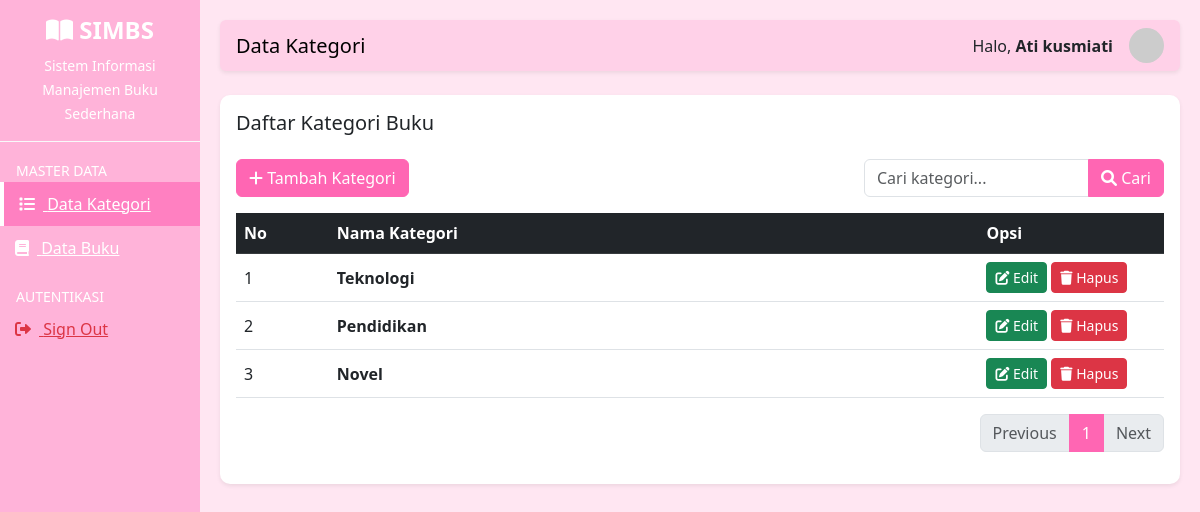
The app's page /kategori.php (signed in) with its own data.
### tables this page shows
CREATE TABLE `kategori` (
  `id_kategori` int(11) NOT NULL,
  `nama_kategori` varchar(100) NOT NULL,
  `tanggal_input` datetime DEFAULT current_timestamp()
);

### kategori.php (the view, shortened to what this page needs)
<?php
include 'koneksi.php';
$batas = 5;
$halaman = isset($_GET['halaman']) ? (int)$_GET['halaman'] : 1;
$halaman_awal = ($halaman > 1) ? ($halaman * $batas) - $batas : 0;
$previous = $halaman - 1;
$next = $halaman + 1;
$keyword = "";
if (isset($_GET['cari'])) {
    $keyword = $_GET['cari'];
    $where = "WHERE nama_kategori LIKE '%$keyword%'";
} else {
    $where = "";
}
$sql_total = mysqli_query($koneksi, "SELECT * FROM kategori $where");
$jumlah_data = mysqli_num_rows($sql_total);
$total_halaman = ceil($jumlah_data / $batas);
$sql = "SELECT * FROM kategori $where ORDER BY id_kategori DESC LIMIT $halaman_awal, $batas";
$query_kategori = mysqli_query($koneksi, $sql);
$nomor = $halaman_awal + 1;
?>
<!DOCTYPE html>
<html lang="id">
<head>
    <link href="https://cdn.jsdelivr.net/npm/bootstrap@5.3.0/dist/css/bootstrap.min.css" rel="stylesheet">
    <link rel="stylesheet" href="https://cdnjs.cloudflare.com/ajax/libs/font-awesome/6.0.0/css/all.min.css">
</head>
<body>
<div class="container-fluid">
    <div class="row">
        <div class="col-md-2 sidebar p-0">
            <div class="p-3 text-center border-bottom border-light">
                <h4 class="fw-bold"><i class="fa-solid fa-book-open"></i> SIMBS</h4>
                <small>Sistem Informasi Manajemen Buku Sederhana</small>
            </div>
            <div class="mt-3">
                <small class="text-uppercase px-3">Master Data</small>
                <a href="kategori.php" class="active"><i class="fa-solid fa-list me-2"></i> Data Kategori</a>
                <a href="buku.php"><i class="fa-solid fa-book me-2"></i> Data Buku</a>
                <small class="text-uppercase px-3 mt-3 d-block">Autentikasi</small>
                <a href="logout.php" class="text-danger"><i class="fa-solid fa-right-from-bracket me-2"></i> Sign Out</a>
            </div>
        </div>
        <div class="col-md-10 content">
            <nav class="navbar shadow-sm mb-4 rounded px-3">
                <span class="navbar-brand mb-0 h1">Data Kategori</span>
                <div class="d-flex align-items-center">
                    <span class="me-3 text-dark">Halo, <b><?= $_SESSION['username']; ?></b></span>
                    <img src="https://ui-avatars.com/api/?name=<?= $_SESSION['username']; ?>&background=ff66b3&color=fff"
                         class="rounded-circle" width="35">
                </div>
            </nav>
            <div class="card shadow-sm">
                <div class="card-body">
                    <h5 class="card-title mb-4">Daftar Kategori Buku</h5>
                    <div class="row mb-3">
                        <div class="col-md-6">
                            <a href="tambah_kategori.php" class="btn btn-primary">
                                <i class="fa-solid fa-plus"></i> Tambah Kategori
                            </a>
                        </div>
                        <div class="col-md-6">
                            <form action="" method="GET" class="d-flex justify-content-end">
                                <div class="input-group" style="max-width: 300px;">
                                    <input type="text" name="cari" class="form-control"
                                           placeholder="Cari kategori..."
                                           value="<?= $keyword; ?>">
                                    <button class="btn btn-primary" type="submit">
                                        <i class="fa-solid fa-magnifying-glass"></i> Cari
                                    </button>
                                </div>
                            </form>
                        </div>
                    </div>
                    <div class="table-responsive">
                        <table class="table table-hover align-middle">
                            <thead class="table-dark text-white">
                                <tr>
                                    <th width="10%">No</th>
                                    <th>Nama Kategori</th>
                                    <th width="20%">Opsi</th>
                                </tr>
                            </thead>
                            <tbody>
                                <?php if(mysqli_num_rows($query_kategori) > 0): ?>
                                    <?php while($row = mysqli_fetch_array($query_kategori)): ?>
                                    <tr>
                                        <td><?= $nomor++; ?></td>
                                        <td class="fw-bold"><?= $row['nama_kategori']; ?></td>
                                        <td>
                                            <a href="edit_kategori.php?id=<?= $row['id_kategori']; ?>"
                                               class="btn btn-success btn-sm">
                                                <i class="fa-solid fa-pen-to-square"></i> Edit
                                            </a>
                                            <a href="hapus_kategori.php?id=<?= $row['id_kategori']; ?>"
                                               class="btn btn-danger btn-sm"
                                               onclick="return confirm('Yakin hapus kategori ini?')">
                                                <i class="fa-solid fa-trash"></i> Hapus
                                            </a>
                                        </td>
                                    </tr>
                                    <?php endwhile; ?>
                                <?php else: ?>
                                    <tr><td colspan="3" class="text-center text-muted">Data tidak ditemukan.</td></tr>
                                <?php endif; ?>
                            </tbody>
                        </table>
                    </div>
                    <nav>
                        <ul class="pagination justify-content-end">
                            <li class="page-item <?= ($halaman <= 1) ? 'disabled' : ''; ?>">
                                <a class="page-link"
                                   href="?halaman=<?= $previous ?>&cari=<?= $keyword ?>">Previous</a>
                            </li>
                            <?php for($x = 1; $x <= $total_halaman; $x++): ?>
                                <li class="page-item <?= ($halaman == $x) ? 'active' : ''; ?>">
                                    <a class="page-link"
                                       href="?halaman=<?= $x ?>&cari=<?= $keyword ?>"><?= $x ?></a>
                                </li>
                            <?php endfor; ?>
                            <li class="page-item <?= ($halaman >= $total_halaman) ? 'disabled' : ''; ?>">
                                <a class="page-link"
                                   href="?halaman=<?= $next ?>&cari=<?= $keyword ?>">Next</a>
                            </li>
                        </ul>
                    </nav>
                </div>
            </div>
        </div>
    </div>
</div>
</body>
</html>

### kategori.php (style rules this page uses)
body { background-color: #ffe6f2; }
.sidebar { min-height: 100vh; background-color: #ffb3d9; color: white; }
.sidebar a { color: #fff; padding: 10px 15px; display: block; font-weight: 500; }
.sidebar a:hover, .sidebar a.active { background-color: #ff80c1; border-left: 4px solid white; }
.content { padding: 20px; }
.navbar { background-color: #ffd1e8 !important; }
.btn-primary { background-color: #ff66b3; border-color: #ff66b3; }
.table-dark { background-color: #ff66b3 !important; }
.page-link { color: #ff66b3; }
.page-item.active .page-link { background-color: #ff66b3; border-color: #ff66b3; }
.card { border-radius: 10px; border: none; }

### records on screen
kategori: nama_kategori "Teknologi"
kategori: nama_kategori "Pendidikan"
kategori: nama_kategori "Novel"

### other values on screen
$_SESSION['username'] "Ati kusmiati"
